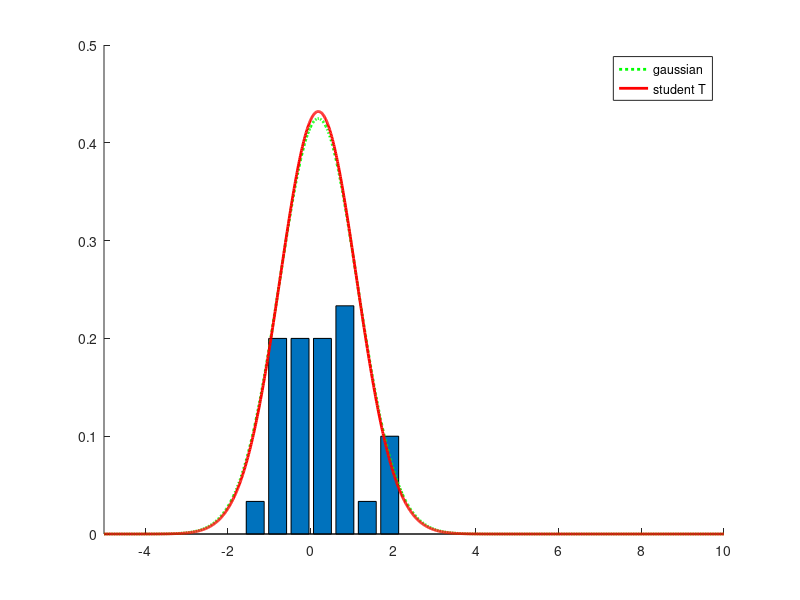
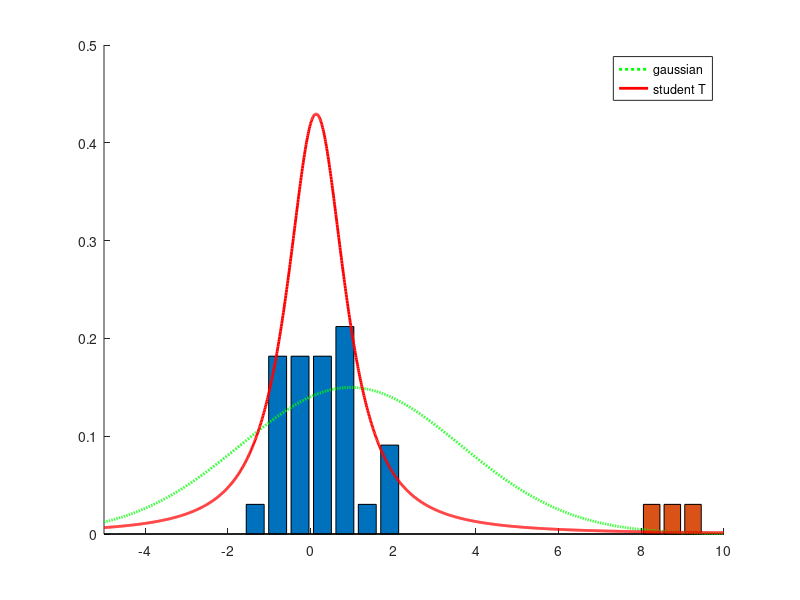

Recreate these plots in MATLAB, in order.
% Illustrate the robustness of the t-distribution compared to the Gaussian.
% Written by Matthew Dunham
function gaussVsT

close all;

n = 30;
seed = 8; randn('state',seed);
data = randn(n,1);
outliers = [8 ; 8.75 ; 9.5];
nn = length(outliers);
nbins = 7;


plotHist(data,nbins,n);
plotPDFs(data,0);
figure;
plotHist(data,nbins,n+nn);
plotHist(outliers,nn,n+nn);
plotPDFs([data ; outliers],0);

%%
% Bucket the data into nbins, divide the size of each bin by norm and plot
% the normalized histogram. 
function plotHist(data,nbins,norm)
    hold on;
    [counts, locations] = hist(data,nbins);
    sCounts = counts ./ norm;
    bar(locations,sCounts);
end
%%
% Fit and plot normal and t distributions. t-distribution MLEs on Gaussian
% generated data might not converge since the optimal value for the degrees
% of freedom -> infinity, (i.e. a Gaussian). In such cases, set useNormMLE
% to 1 to use a sufficiently large value for the dof to approximate a
% Gaussian. 
function plotPDFs(data,useNormMLE)
    Xbar = mean(data);
    sigma = std(data);
    gauss = @(X)normpdf(X,Xbar,sigma);
    if(useNormMLE)
        sT = @(X) studentT(X,Xbar,sigma,100); 
    else
        MLEs = mle(data,'distribution','tlocationscale');
        sT = @(X)studentT(X,MLEs(1),MLEs(2),MLEs(3));
    end
    hold on;
    x = (-5:0.01:10)';
    h(1) = plot(x,gauss(x),'g:','LineWidth',2);
    h(2) = plot(x,sT(x),'r-','LineWidth',2);
    axis([-5,10,0,0.5]);
    set(gca,'YTick',0:0.1:0.5);
    legend(h, 'gaussian', 'student T')
end
%%
% Student's T Distribution
function p = studentT(X,mu,sigma,dof)
    p = (1/sigma)*tpdf( (X-mu) ./ sigma, dof); 
end
%%

end
